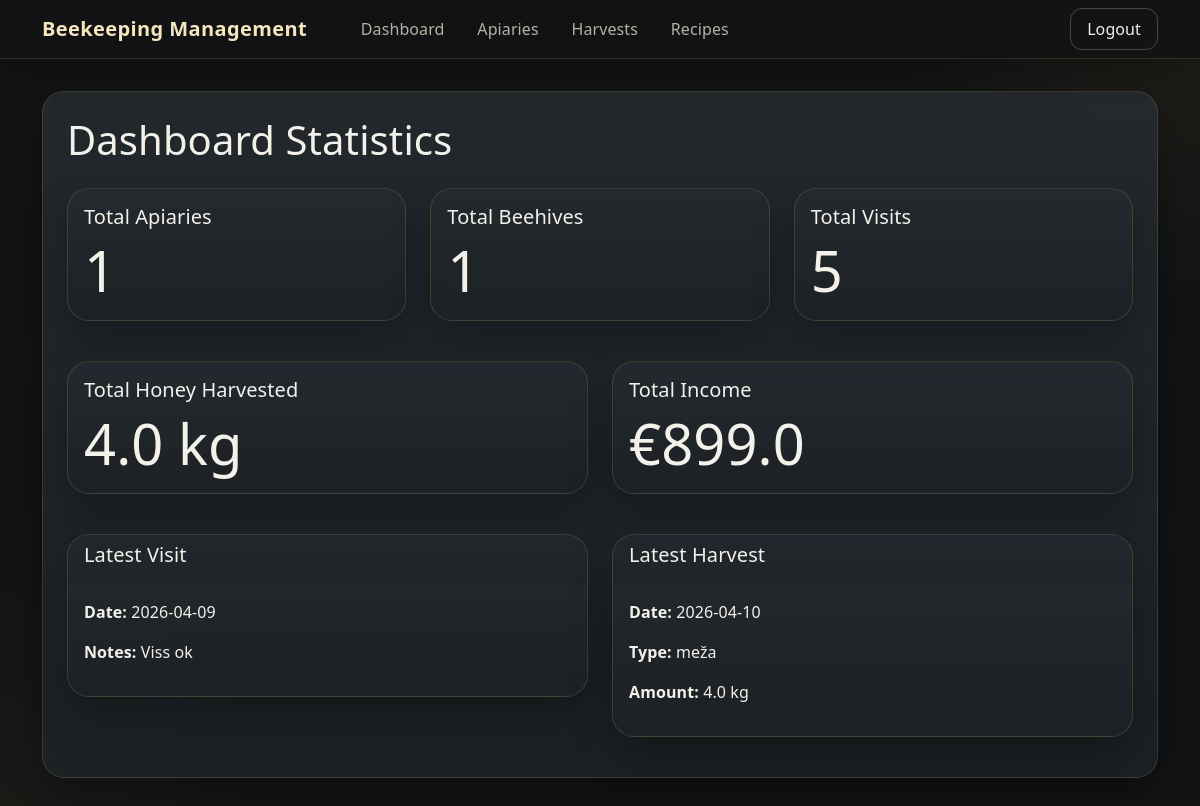
The page /dashboard (signed in) on the database as committed earlier.
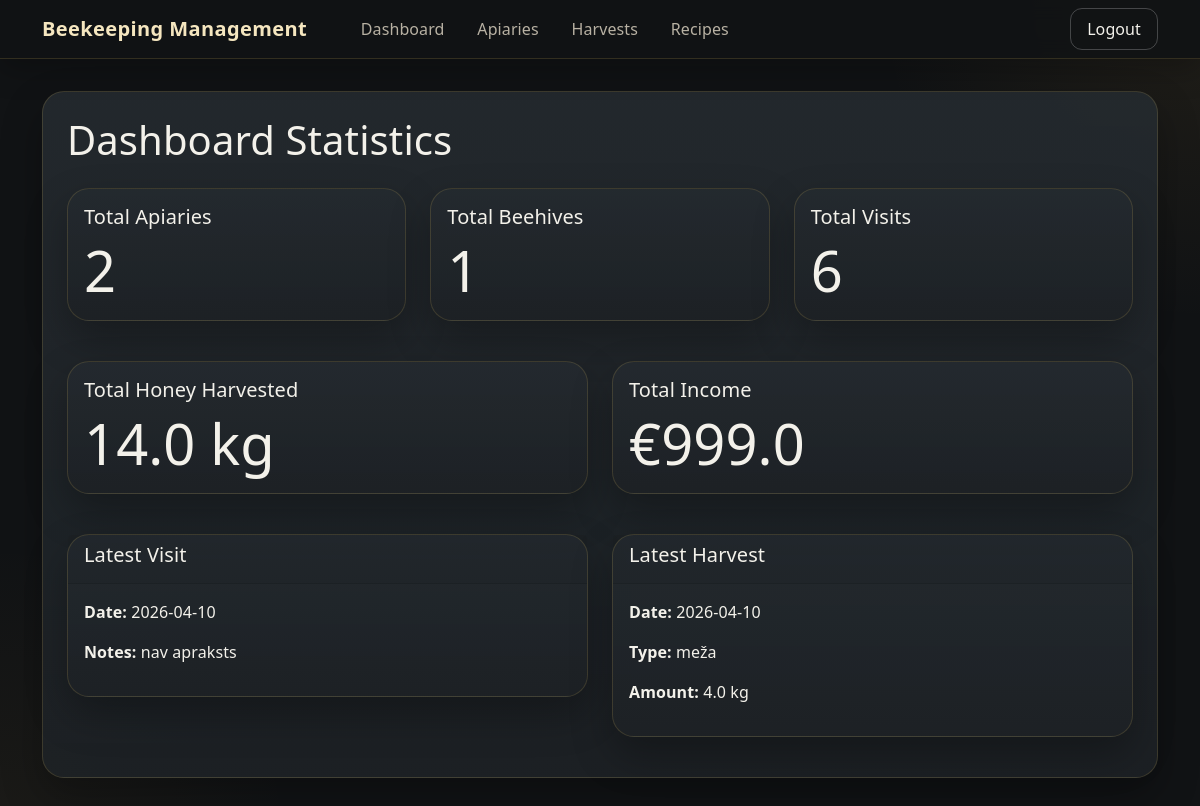
The same page on the database as committed later.
### tables this page shows
CREATE TABLE apiary_visits (
                    id INTEGER PRIMARY KEY,
                    apiary_id INTEGER,
                    visit_date TEXT NOT NULL,
                    notes TEXT,
                    FOREIGN KEY (apiary_id) REFERENCES apiaries (id)
                );

### web_app.py (the view)
@app.route("/dashboard")
@login_required
def dashboard():
    conn = sqlite3.connect('beekeeping.db')
    c = conn.cursor()
    user_id = session['user_id']
    c.execute("SELECT COUNT(*) FROM apiaries WHERE user_id = ?", (user_id,))
    total_apiaries = c.fetchone()[0]
    c.execute("""
        SELECT COUNT(*) FROM beehives
        WHERE apiary_id IN (SELECT id FROM apiaries WHERE user_id = ?)
    """, (user_id,))
    total_beehives = c.fetchone()[0]
    c.execute("""
        SELECT COUNT(*) FROM apiary_visits
        WHERE apiary_id IN (SELECT id FROM apiaries WHERE user_id = ?)
    """, (user_id,))
    total_visits = c.fetchone()[0]
    c.execute("SELECT COALESCE(SUM(amount), 0) FROM honey_harvests WHERE user_id = ?", (user_id,))
    total_honey = c.fetchone()[0]
    c.execute("SELECT COALESCE(SUM(money_earned), 0) FROM honey_harvests WHERE user_id = ?", (user_id,))
    total_income = c.fetchone()[0]
    c.execute("""
        SELECT visit_date, notes FROM apiary_visits
        WHERE apiary_id IN (SELECT id FROM apiaries WHERE user_id = ?)
        ORDER BY visit_date DESC LIMIT 1
    """, (user_id,))
    latest_visit_row = c.fetchone()
    latest_visit = {'date': latest_visit_row[0], 'notes': latest_visit_row[1]} if latest_visit_row else None
    c.execute("SELECT date, honey_type, amount FROM honey_harvests WHERE user_id = ? ORDER BY date DESC LIMIT 1", (user_id,))
    latest_harvest_row = c.fetchone()
    latest_harvest = {'date': latest_harvest_row[0], 'type': latest_harvest_row[1], 'amount': latest_harvest_row[2]} if latest_harvest_row else None
    conn.close()
    return render_template("statistics.html",
                           total_apiaries=total_apiaries,
                           total_beehives=total_beehives,
                           total_visits=total_visits,
                           total_honey=total_honey,
                           total_income=total_income,
                           latest_visit=latest_visit,
                           latest_harvest=latest_harvest)

### web_app.py (called while the page is built)
@app.before_request
def require_login():
    allowed = {"login", "register", "logout", "static", "serve_image"}  # names of view functions that don't require auth
    if request.endpoint not in allowed and not session.get("logged_in"):
        return redirect(url_for("login"))

def login_required(f):
    @wraps(f)
    def decorated_function(*args, **kwargs):
        if not session.get("logged_in"):
            return redirect(url_for("login"))
        return f(*args, **kwargs)
    return decorated_function

### templates/statistics.html (shortened to what this page needs)
{% extends "base.html" %}
{% block content %}
<div class="glass-panel p-4 mb-4">
<h1 class="mb-4">Dashboard Statistics</h1>
<div class="row mb-4">
    <div class="col-md-4 mb-3">
        <div class="card">
            <div class="card-body">
                <h5 class="card-title">Total Apiaries</h5>
                <p class="card-text display-4">{{ total_apiaries }}</p>
            </div>
        </div>
    </div>
    <div class="col-md-4 mb-3">
        <div class="card">
            <div class="card-body">
                <h5 class="card-title">Total Beehives</h5>
                <p class="card-text display-4">{{ total_beehives }}</p>
            </div>
        </div>
    </div>
    <div class="col-md-4 mb-3">
        <div class="card">
            <div class="card-body">
                <h5 class="card-title">Total Visits</h5>
                <p class="card-text display-4">{{ total_visits }}</p>
            </div>
        </div>
    </div>
</div>
<div class="row mb-4">
    <div class="col-md-6 mb-3">
        <div class="card">
            <div class="card-body">
                <h5 class="card-title">Total Honey Harvested</h5>
                <p class="card-text display-4">{{ total_honey }} kg</p>
            </div>
        </div>
    </div>
    <div class="col-md-6 mb-3">
        <div class="card">
            <div class="card-body">
                <h5 class="card-title">Total Income</h5>
                <p class="card-text display-4">€{{ total_income }}</p>
            </div>
        </div>
    </div>
</div>
<div class="row">
    <div class="col-md-6 mb-3">
        <div class="card">
            <div class="card-header">
                <h5>Latest Visit</h5>
            </div>
            <div class="card-body">
                {% if latest_visit %}
                <p><strong>Date:</strong> {{ latest_visit.date }}</p>
                <p><strong>Notes:</strong> {{ latest_visit.notes or 'No notes' }}</p>
                {% else %}
                <p>No visits recorded yet.</p>
                {% endif %}
            </div>
        </div>
    </div>
    <div class="col-md-6 mb-3">
        <div class="card">
            <div class="card-header">
                <h5>Latest Harvest</h5>
            </div>
            <div class="card-body">
                {% if latest_harvest %}
                <p><strong>Date:</strong> {{ latest_harvest.date }}</p>
                <p><strong>Type:</strong> {{ latest_harvest.type }}</p>
                <p><strong>Amount:</strong> {{ latest_harvest.amount }} kg</p>
                {% else %}
                <p>No harvests recorded yet.</p>
                {% endif %}
            </div>
        </div>
    </div>
</div>
</div>
{% endblock %}

Rows that differ between the two databases and show on the page:
no longer on this page (row unchanged): apiary_visits: date "2026-04-09", notes "Viss ok"
added apiary_visits: date "2026-04-10", notes "nav apraksts"
Other text that changed with them:
{{ total_apiaries }}: "1" → "2"
{{ total_visits }}: "5" → "6"
{{ total_honey }}: "4.0" → "14.0"
{{ total_income }}: "899.0" → "999.0"
